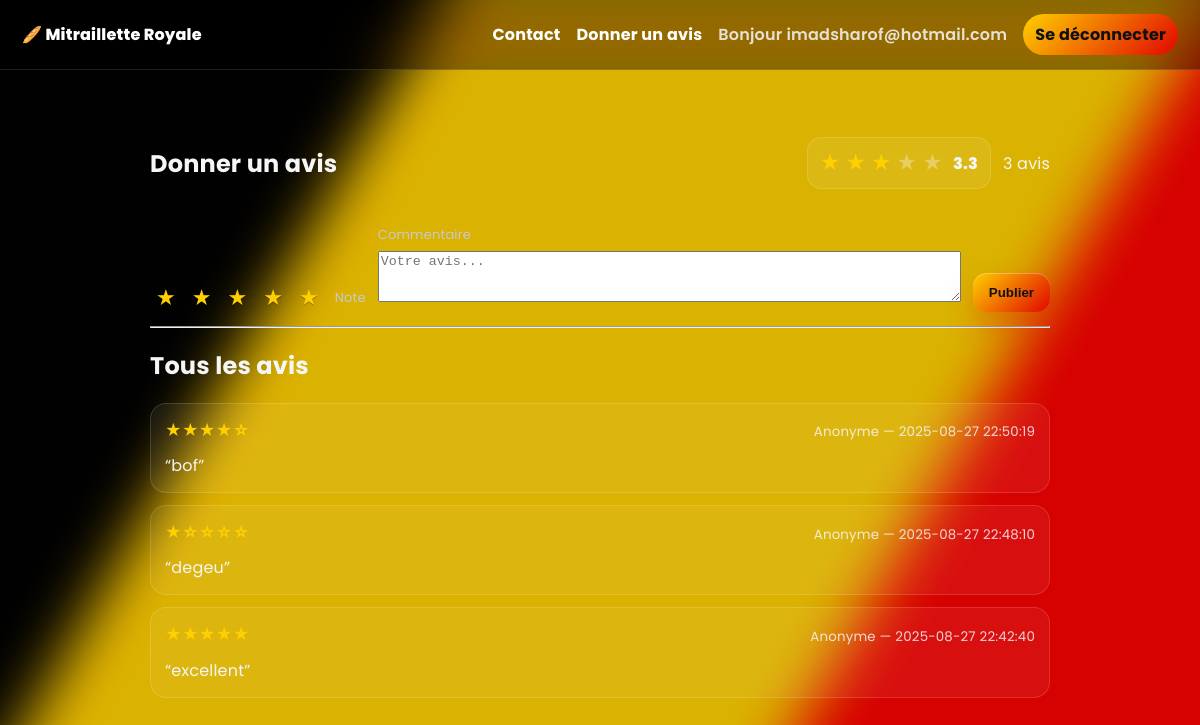
/avis (signed in), run on the app's committed database.
### tables this page shows
CREATE TABLE reviews(
      id INTEGER PRIMARY KEY AUTOINCREMENT,
      author_email TEXT,
      rating INTEGER CHECK(rating BETWEEN 1 AND 5) NOT NULL,
      comment TEXT NOT NULL,
      created_at TIMESTAMP DEFAULT CURRENT_TIMESTAMP
    );

### app.py (the view, shortened to what this page needs)
@app.route("/avis", methods=["GET","POST"])
def avis():
    conn = get_db()
    rows = conn.execute(
        "SELECT author_email, rating, comment, created_at FROM reviews ORDER BY created_at DESC"
    ).fetchall()
    stats = conn.execute(
        "SELECT COUNT(*) AS n, ROUND(AVG(rating),1) AS avg FROM reviews"
    ).fetchone()
    conn.close()
    return render_template("avis.html", reviews=rows, stats=stats)

### app.py (called while the page is built)
def get_db():
    conn = sqlite3.connect(DB_PATH)
    conn.row_factory = sqlite3.Row
    return conn

### templates/avis.html (shortened to what this page needs)
{% extends "base.html" %}
{% block content %}
<section class="reviews-page">
  <header class="reviews-head">
    <h1>Donner un avis</h1>
    <div class="reviews-stats">
      {% set n = stats['n'] or 0 %}
      {% set avg = stats['avg'] or 0 %}
      <div class="score">
        <div class="score-stars">
          {% for i in range(1,6) %}
            <span class="star {{ 'filled' if i <= avg|round(0, 'floor') else '' }}">★</span>
          {% endfor %}
        </div>
        <div class="score-num">{{ avg }}</div>
      </div>
      <div class="score-meta">{{ n }} avis</div>
    </div>
  </header>
  <form class="form form-review" method="post">
    <div class="rating">
      <div class="rating-stars" aria-label="Choisir une note">
        {% for i in range(1,6) %}
          <button type="button" class="rstar" data-v="{{ i }}">★</button>
        {% endfor %}
      </div>
      <span class="rating-label">Note</span>
    </div>
    <label class="field grow">
      <span>Commentaire</span>
      <textarea name="comment" rows="3" placeholder="Votre avis..." required></textarea>
    </label>
    <button class="btn btn--primary" type="submit">Publier</button>
  </form>
  <hr class="sep"/>
  <section>
    <h2>Tous les avis</h2>
    <ul class="review-list">
      {% for r in reviews %}
      <li class="review">
        <div class="review-top">
          <div class="stars">
            {{ '★' * r['rating'] }}{{ '☆' * (5 - r['rating']) }}
          </div>
          <small class="review-meta">
            {{ r["author_email"] or "Anonyme" }} — {{ r["created_at"] }}
          </small>
        </div>
        <p class="review-text">“{{ r['comment'] }}”</p>
      </li>
      {% else %}
      <li class="review empty">Aucun avis pour le moment.</li>
      {% endfor %}
    </ul>
  </section>
</section>
{% endblock %}

### static/site.css (style rules this page uses)
:root { --bg:#0a0a0a; --surface:rgba(255,255,255,.06); --stroke:rgba(255,255,255,.14); --text:#f5f6f7; --muted:#c7c9d1; --primary:#ffd000; --danger:#e10600; }
html,body { height:100% }
body { margin:0; color:var(--text); background:var(--bg); font-family: "Poppins", system-ui, -apple-system, Segoe UI, Roboto, Arial, sans-serif; letter-spacing:.2px; position:relative; overflow-x:hidden; }
body::before { content:""; position:fixed; inset:-20%; z-index:-2; pointer-events:none; opacity:.85; background: linear-gradient(120deg, #000 0%, #000 33.33%, transparent 33.33%), linear-gradient(120deg, transparent 33.33%, #ffd000 33.33%, #ffd000 66.66%, transparent 66.66%), linear-gradient(120deg, transparent 66.66%, #e10600 66.66%, #e10600 100%); filter: blur(30px) saturate(115%); animation: float 26s ease-in-out infinite alternate; }
.btn { display:inline-block; font-weight:800; text-decoration:none; cursor:pointer; border:0 }
.btn--primary { padding:12px 16px; border-radius:14px; color:#111; background:linear-gradient(135deg, var(--primary), var(--danger)); box-shadow:0 14px 28px rgba(225,6,0,.25), inset 0 1px 0 rgba(255,255,255,.3); }
.review-list { list-style:none; padding:0; margin:0; display:grid; gap:12px }
.review { padding:14px; border-radius:16px; background:var(--surface); border:1px solid var(--stroke) }
.stars { color:var(--primary); margin-bottom:4px }
.field { display:grid; gap:6px; margin:10px 0 }
.field span { font-size:13px; color:var(--muted) }
.btn { appearance:none; border:0; outline:0; font-weight:800; text-decoration:none; text-align:center }
.reviews-page { max-width:900px; margin:0 auto; padding:26px 18px }
.reviews-head { display:flex; align-items:center; justify-content:space-between; gap:18px; flex-wrap:wrap }
.reviews-stats { display:flex; align-items:center; gap:12px }
.score { display:flex; align-items:center; gap:10px; padding:10px 12px; border-radius:14px; background:rgba(255,255,255,.08); border:1px solid rgba(255,255,255,.14) }
.score-stars .star { font-size:20px; opacity:.35 }
.score-stars .star.filled { color:#ffd000; opacity:1 }
.score-num { font-weight:800 }
.form-review { display:flex; gap:12px; align-items:flex-end; margin:14px 0; flex-wrap:wrap }
.form-review .grow { flex:1 }
.rating { display:flex; align-items:center; gap:10px }
.rating-stars { display:flex; gap:4px }
.rstar { border:0; background:transparent; color:#ffd000; font-size:22px; cursor:pointer; filter:drop-shadow(0 1px 0 rgba(0,0,0,.3)); opacity:.5; transition:.15s }
.rstar.on { opacity:1 }
.rating-label { color:var(--muted); font-size:13px }
.review-top { display:flex; justify-content:space-between; gap:10px; align-items:center }
.review .stars { color:#ffd000; font-weight:800 }
.review-text { margin:.4rem 0 0 }
.review-meta { opacity:.85 }

### data on the page
reviews: rating "★★★★", rating "☆", r "Anonyme", created_at "2025-08-27 22:50:19", comment "bof"
reviews: rating "★", rating "☆☆☆☆", r "Anonyme", created_at "2025-08-27 22:48:10", comment "degeu"
reviews: rating "★★★★★", r "Anonyme", created_at "2025-08-27 22:42:40", comment "excellent"

### other printed values
{{ session.get('email') }} "imadsharof@hotmail.com"
{{ avg }} "3.3"
{{ n }} "3"
